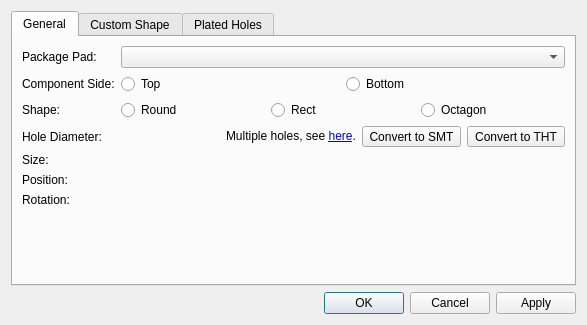
<?xml version="1.0" encoding="UTF-8"?>
<ui version="4.0">
 <class>librepcb::editor::FootprintPadPropertiesDialog</class>
 <widget class="QDialog" name="librepcb::editor::FootprintPadPropertiesDialog">
  <property name="geometry">
   <rect>
    <x>0</x>
    <y>0</y>
    <width>587</width>
    <height>325</height>
   </rect>
  </property>
  <property name="windowTitle">
   <string>Pad Properties</string>
  </property>
  <layout class="QVBoxLayout" name="verticalLayout">
   <item>
    <widget class="QTabWidget" name="tabWidget">
     <property name="currentIndex">
      <number>0</number>
     </property>
     <widget class="QWidget" name="tabGeneral">
      <attribute name="title">
       <string>General</string>
      </attribute>
      <layout class="QFormLayout" name="formLayout">
       <item row="0" column="0">
        <widget class="QLabel" name="label">
         <property name="text">
          <string>Package Pad:</string>
         </property>
        </widget>
       </item>
       <item row="0" column="1">
        <widget class="QComboBox" name="cbxPackagePad"/>
       </item>
       <item row="1" column="0">
        <widget class="QLabel" name="label_2">
         <property name="text">
          <string>Component Side:</string>
         </property>
        </widget>
       </item>
       <item row="1" column="1">
        <widget class="QWidget" name="boardSideWidget" native="true">
         <layout class="QHBoxLayout" name="horizontalLayout_5">
          <property name="leftMargin">
           <number>0</number>
          </property>
          <property name="topMargin">
           <number>0</number>
          </property>
          <property name="rightMargin">
           <number>0</number>
          </property>
          <property name="bottomMargin">
           <number>0</number>
          </property>
          <item>
           <widget class="QRadioButton" name="rbtnComponentSideTop">
            <property name="text">
             <string>Top</string>
            </property>
           </widget>
          </item>
          <item>
           <widget class="QRadioButton" name="rbtnComponentSideBottom">
            <property name="text">
             <string>Bottom</string>
            </property>
           </widget>
          </item>
         </layout>
        </widget>
       </item>
       <item row="2" column="0">
        <widget class="QLabel" name="label_3">
         <property name="text">
          <string>Shape:</string>
         </property>
        </widget>
       </item>
       <item row="2" column="1">
        <widget class="QWidget" name="shapeWidget" native="true">
         <layout class="QHBoxLayout" name="horizontalLayout_2">
          <property name="leftMargin">
           <number>0</number>
          </property>
          <property name="topMargin">
           <number>0</number>
          </property>
          <property name="rightMargin">
           <number>0</number>
          </property>
          <property name="bottomMargin">
           <number>0</number>
          </property>
          <item>
           <widget class="QRadioButton" name="rbtnShapeRound">
            <property name="text">
             <string>Round</string>
            </property>
           </widget>
          </item>
          <item>
           <widget class="QRadioButton" name="rbtnShapeRect">
            <property name="text">
             <string>Rect</string>
            </property>
           </widget>
          </item>
          <item>
           <widget class="QRadioButton" name="rbtnShapeOctagon">
            <property name="text">
             <string>Octagon</string>
            </property>
           </widget>
          </item>
         </layout>
        </widget>
       </item>
       <item row="3" column="0">
        <widget class="QLabel" name="label_6">
         <property name="text">
          <string>Hole Diameter:</string>
         </property>
        </widget>
       </item>
       <item row="3" column="1">
        <layout class="QHBoxLayout" name="horizontalLayout_3">
         <item>
          <widget class="librepcb::editor::PositiveLengthEdit" name="edtHoleDiameter" native="true"/>
         </item>
         <item>
          <widget class="QLabel" name="lblHoleDetails">
           <property name="text">
            <string>Multiple holes, see &lt;a href=&quot;tab&quot;&gt;here&lt;/a&gt;.</string>
           </property>
          </widget>
         </item>
         <item>
          <widget class="QToolButton" name="btnConvertToSmt">
           <property name="sizePolicy">
            <sizepolicy hsizetype="Preferred" vsizetype="Fixed">
             <horstretch>0</horstretch>
             <verstretch>0</verstretch>
            </sizepolicy>
           </property>
           <property name="text">
            <string>Convert to SMT</string>
           </property>
          </widget>
         </item>
         <item>
          <widget class="QToolButton" name="btnConvertToTht">
           <property name="sizePolicy">
            <sizepolicy hsizetype="Preferred" vsizetype="Fixed">
             <horstretch>0</horstretch>
             <verstretch>0</verstretch>
            </sizepolicy>
           </property>
           <property name="text">
            <string notr="true">Convert to THT</string>
           </property>
          </widget>
         </item>
        </layout>
       </item>
       <item row="4" column="0">
        <widget class="QLabel" name="label_7">
         <property name="text">
          <string>Size:</string>
         </property>
        </widget>
       </item>
       <item row="4" column="1">
        <layout class="QHBoxLayout" name="horizontalLayout_4">
         <item>
          <widget class="librepcb::editor::PositiveLengthEdit" name="edtWidth" native="true"/>
         </item>
         <item>
          <widget class="librepcb::editor::PositiveLengthEdit" name="edtHeight" native="true"/>
         </item>
        </layout>
       </item>
       <item row="5" column="0">
        <widget class="QLabel" name="label_4">
         <property name="text">
          <string>Position:</string>
         </property>
        </widget>
       </item>
       <item row="5" column="1">
        <layout class="QHBoxLayout" name="horizontalLayout">
         <item>
          <widget class="librepcb::editor::LengthEdit" name="edtPosX" native="true"/>
         </item>
         <item>
          <widget class="librepcb::editor::LengthEdit" name="edtPosY" native="true"/>
         </item>
        </layout>
       </item>
       <item row="6" column="0">
        <widget class="QLabel" name="label_5">
         <property name="text">
          <string>Rotation:</string>
         </property>
        </widget>
       </item>
       <item row="6" column="1">
        <widget class="librepcb::editor::AngleEdit" name="edtRotation" native="true"/>
       </item>
      </layout>
     </widget>
     <widget class="QWidget" name="tabCustomShape">
      <attribute name="title">
       <string>Custom Shape</string>
      </attribute>
      <layout class="QVBoxLayout" name="verticalLayout_3" stretch="0,1">
       <item>
        <widget class="QLabel" name="label_8">
         <property name="text">
          <string>The shape of this custom, implicitly closed polygon is added only to the outer copper layers. Coordinates are relative to the pad origin and before rotation.</string>
         </property>
         <property name="wordWrap">
          <bool>true</bool>
         </property>
        </widget>
       </item>
       <item>
        <widget class="librepcb::editor::PathEditorWidget" name="customShapePathEditor" native="true"/>
       </item>
      </layout>
     </widget>
     <widget class="QWidget" name="tabHoles">
      <attribute name="title">
       <string>Plated Holes</string>
      </attribute>
      <layout class="QVBoxLayout" name="verticalLayout_2" stretch="0,0,1,0">
       <item>
        <layout class="QHBoxLayout" name="horizontalLayout_6">
         <property name="spacing">
          <number>0</number>
         </property>
         <item>
          <widget class="QLabel" name="lblSelectedHole">
           <property name="text">
            <string notr="true"/>
           </property>
          </widget>
         </item>
         <item>
          <widget class="QToolButton" name="btnPreviousHole">
           <property name="toolTip">
            <string>Select previous hole</string>
           </property>
           <property name="text">
            <string notr="true"/>
           </property>
           <property name="arrowType">
            <enum>Qt::LeftArrow</enum>
           </property>
          </widget>
         </item>
         <item>
          <widget class="QToolButton" name="btnNextHole">
           <property name="toolTip">
            <string>Select next hole</string>
           </property>
           <property name="text">
            <string notr="true"/>
           </property>
           <property name="arrowType">
            <enum>Qt::RightArrow</enum>
           </property>
          </widget>
         </item>
         <item>
          <widget class="QToolButton" name="btnRemoveHole">
           <property name="toolTip">
            <string>Remove current hole</string>
           </property>
           <property name="icon">
            <iconset resource="../../../../../img/images.qrc">
             <normaloff>:/img/actions/minus.png</normaloff>:/img/actions/minus.png</iconset>
           </property>
          </widget>
         </item>
         <item>
          <widget class="QToolButton" name="btnAddHole">
           <property name="toolTip">
            <string>Add new hole</string>
           </property>
           <property name="text">
            <string notr="true"/>
           </property>
           <property name="icon">
            <iconset resource="../../../../../img/images.qrc">
             <normaloff>:/img/actions/add.png</normaloff>:/img/actions/add.png</iconset>
           </property>
          </widget>
         </item>
        </layout>
       </item>
       <item>
        <widget class="Line" name="line">
         <property name="orientation">
          <enum>Qt::Horizontal</enum>
         </property>
        </widget>
       </item>
       <item>
        <widget class="librepcb::editor::HoleEditorWidget" name="holeEditorWidget" native="true"/>
       </item>
       <item>
        <spacer name="verticalSpacer">
         <property name="orientation">
          <enum>Qt::Vertical</enum>
         </property>
         <property name="sizeHint" stdset="0">
          <size>
           <width>0</width>
           <height>0</height>
          </size>
         </property>
        </spacer>
       </item>
      </layout>
     </widget>
    </widget>
   </item>
   <item>
    <widget class="QDialogButtonBox" name="buttonBox">
     <property name="orientation">
      <enum>Qt::Horizontal</enum>
     </property>
     <property name="standardButtons">
      <set>QDialogButtonBox::Apply|QDialogButtonBox::Cancel|QDialogButtonBox::Ok</set>
     </property>
    </widget>
   </item>
  </layout>
 </widget>
 <customwidgets>
  <customwidget>
   <class>librepcb::editor::LengthEdit</class>
   <extends>QWidget</extends>
   <header location="global">librepcb/editor/widgets/lengthedit.h</header>
   <container>1</container>
  </customwidget>
  <customwidget>
   <class>librepcb::editor::AngleEdit</class>
   <extends>QWidget</extends>
   <header location="global">librepcb/editor/widgets/angleedit.h</header>
   <container>1</container>
  </customwidget>
  <customwidget>
   <class>librepcb::editor::PositiveLengthEdit</class>
   <extends>QWidget</extends>
   <header location="global">librepcb/editor/widgets/positivelengthedit.h</header>
   <container>1</container>
  </customwidget>
  <customwidget>
   <class>librepcb::editor::HoleEditorWidget</class>
   <extends>QWidget</extends>
   <header location="global">librepcb/editor/widgets/holeeditorwidget.h</header>
   <container>1</container>
  </customwidget>
  <customwidget>
   <class>librepcb::editor::PathEditorWidget</class>
   <extends>QWidget</extends>
   <header location="global">librepcb/editor/widgets/patheditorwidget.h</header>
   <container>1</container>
  </customwidget>
 </customwidgets>
 <tabstops>
  <tabstop>cbxPackagePad</tabstop>
  <tabstop>boardSideWidget</tabstop>
  <tabstop>shapeWidget</tabstop>
  <tabstop>edtWidth</tabstop>
  <tabstop>edtHeight</tabstop>
  <tabstop>edtPosX</tabstop>
  <tabstop>edtPosY</tabstop>
  <tabstop>edtRotation</tabstop>
 </tabstops>
 <resources>
  <include location="../../../../../img/images.qrc"/>
 </resources>
 <connections/>
</ui>
